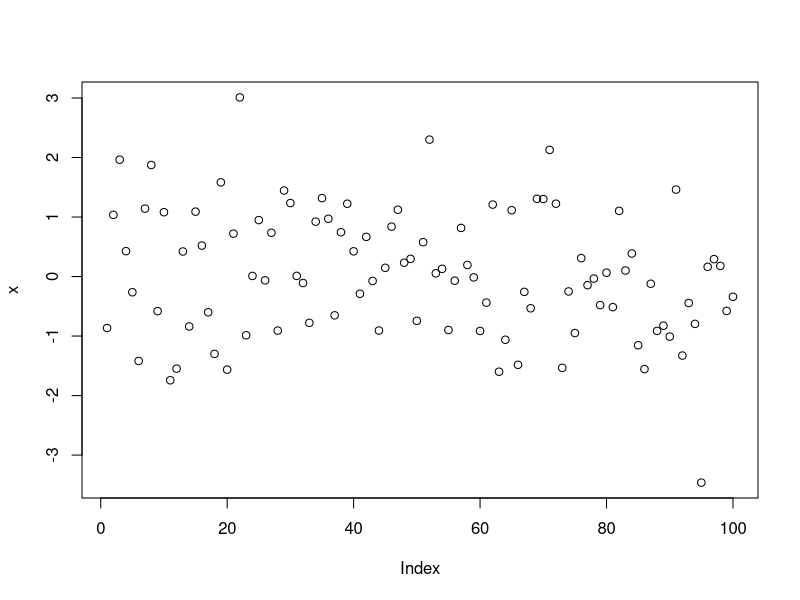

Source code (R): (Note: this script raises an error after producing the figure.)
## ---- chunk 1
10^2 + 26
## ---- chunk 2
a <- 4
a
## ---- chunk 3
a*5
## ---- chunk 4
a
## ---- chunk 5
a <- a + 10
a
## ---- chunk 6
rm(list=ls())
## ---- chunk 7
b=c(3,4,5)
b
## ---- chunk 8
(3+4+5)/3
## ---- chunk 9
mean(x=b)
## ---- chunk 10
mean(b)
## ---- chunk 11
# rnorm() は、ランダム分布からランダムサンプルを生成する関数です。

x <- rnorm(100)

# plot() をチャート化する基本的な関数です。

plot(x)
## ---- chunk 12
j <- c(1,2,NA)
## ---- chunk 13
max(j)

## ---- chunk 14
max(j, na.rm=T)
## ---- chunk 15
sum(j)
# compared to
sum(j, na.rm=T)
## ---- chunk 16
m <- "apples"
m
## ---- chunk 17
n <- pears
## ---- chunk 18
m + 2
## ---- chunk 19
date1 <- strptime(c("20100225230000", "20100226000000", "20100226010000"), format="%Y%m%d%H%M%S")
date1
## ---- chunk 20
# lubridateパッケージをインストールしていない場合は、以下の行のコメントを外して実行してください。

# install.packages("lubridate")

library(lubridate)

date1 <- ymd_hms(c("20100225230000", "20100226000000", "20100226010000"))
## ---- chunk 21
sample_df <- data.frame(id=c(1001,1002,1003,1004), name=c("Steve", "Pam", "Jim", "Dwight"), age=c(26, 65, 15, 7), race=c("White", "Black", "White", "Hispanic"))
sample_df$race <- factor(sample_df$race)
sample_df$id <- factor(sample_df$id)
sample_df$name <- as.character(sample_df$name)
## ---- chunk 22
str(sample_df)
## ---- chunk 23
levels(sample_df$race)
## ---- chunk 24
summary(sample_df$race)
## ---- chunk 25
sample_df$race
as.character(sample_df$race)
## ---- chunk 26
sample_df$name
factor(sample_df$name)
## ---- chunk 27
sample_df$id
as.numeric(sample_df$id)
## ---- chunk 28
sample_df$id
as.numeric(as.character(sample_df$id))
## ---- chunk 29
percent_change <- function(first_number, second_number) {
  pc <- (second_number-first_number)/first_number*100
  return(pc)
}

percent_change(100,150)
## ---- chunk 30
percent_change("what", "happens")
